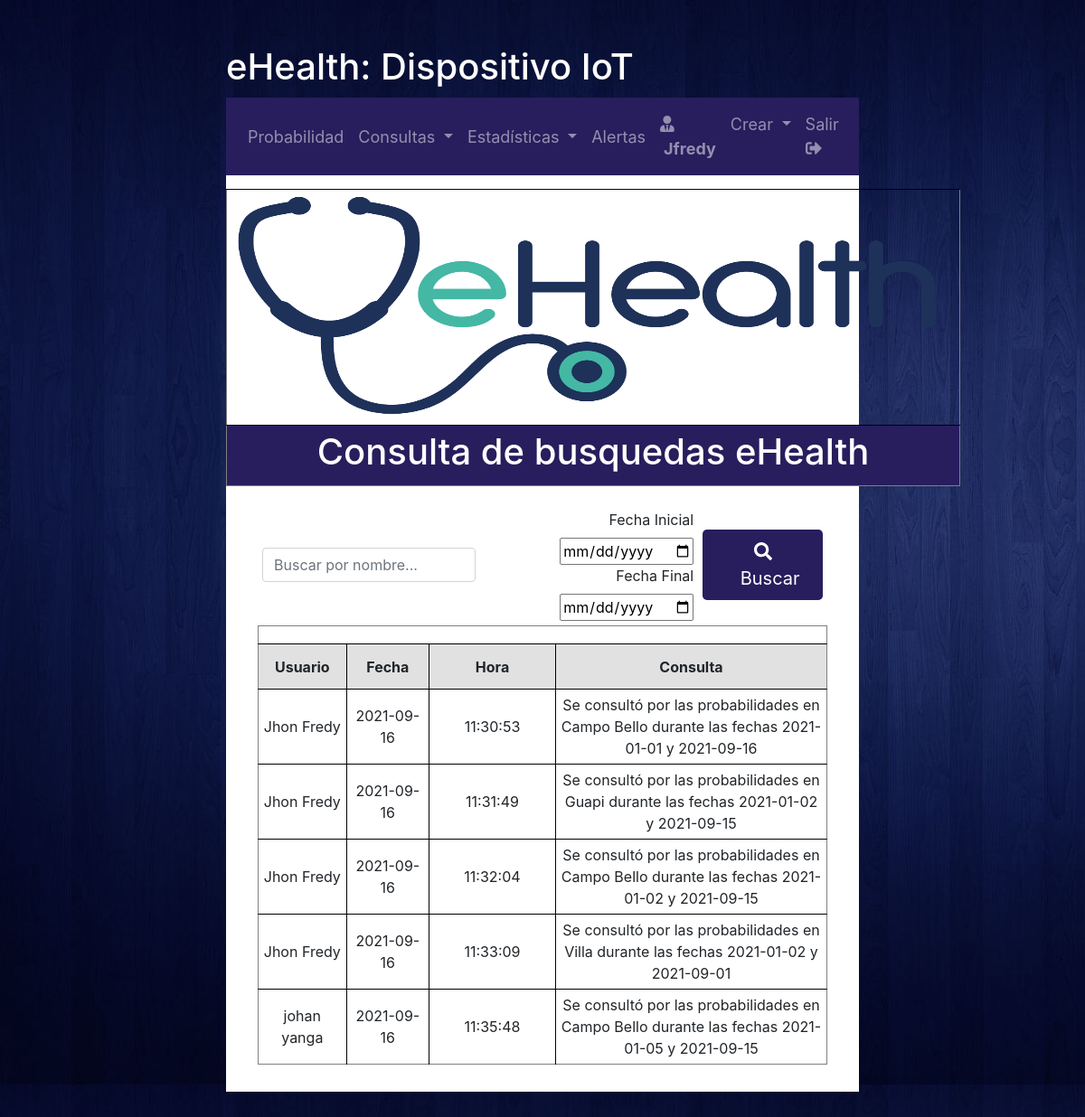
Before: /interfaces/consultas/consultas.php (signed in) with the older database file.
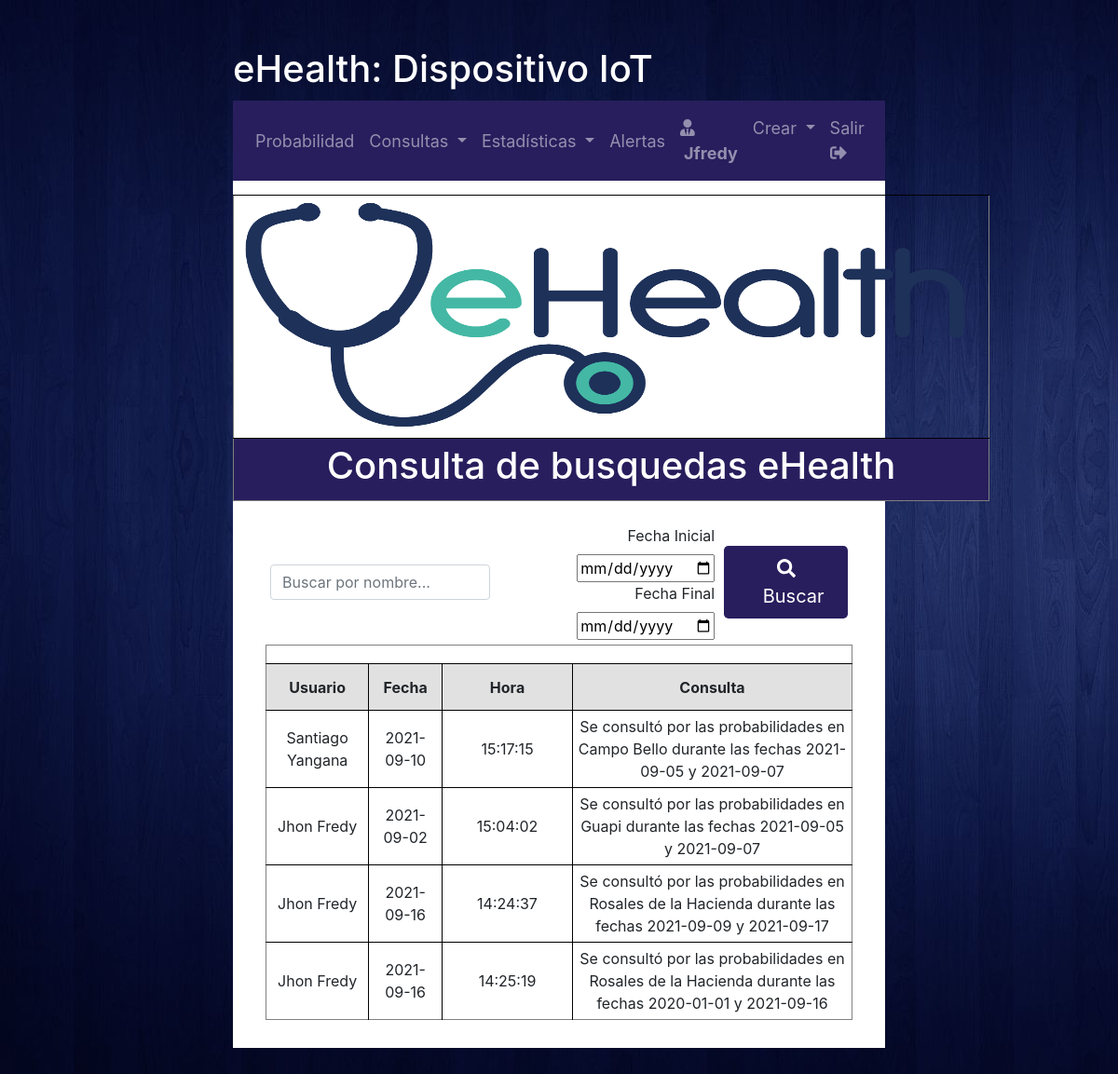
After: the same page with the newer database file.
### tables this page shows
CREATE TABLE `datos_consultas` (
  `id` int(11) NOT NULL,
  `id_usuario` int(11) NOT NULL,
  `fecha` date NOT NULL,
  `hora` varchar(20) NOT NULL,
  `fecha_inicial_consulta` date NOT NULL,
  `fecha_final_consulta` date NOT NULL,
  `id_tarjeta_consulta` int(11) NOT NULL
);

CREATE TABLE `datos_usuarios` (
  `id` int(11) NOT NULL,
  `nombre_completo` varchar(60) NOT NULL,
  `identificacion` varchar(16) NOT NULL,
  `direccion` varchar(60) NOT NULL,
  `login` varchar(20) NOT NULL,
  `passwd` varchar(50) NOT NULL,
  `tipo_usuario` int(11) NOT NULL
);

CREATE TABLE `datos_dispositivos` (
  `id_tarjeta` int(11) NOT NULL,
  `estado` int(11) NOT NULL,
  `ubicacion` varchar(50) NOT NULL,
  `propietario` varchar(50) NOT NULL
);

### interfaces/consultas/consultas.php (the view, shortened to what the rows shown need)
<!DOCTYPE html>
<html lang="es">
    <head>
    </head>
    <body background="/ehealth/static/img/background.jpg">
        <h1 id="home-title">eHealth: Dispositivo IoT</h1>
        <div id="home">
            <div id="page-content">
                <table width="80%" align=center cellpadding=5 border=1>
                    <tr>
                        <td valign="center" align=center width=100% colspan=6 bgcolor="#281E5D">
                            <h1>
                                <font color=white>Consulta de busquedas eHealth</font>
                            </h1>
                        </td>
                    </tr>
                </table>
                <table width="90%" align=center cellpadding=5 border=1>
                    <tr>
                        <?php
                            $mysqli = new mysqli($host, $user, $pw, $db);
                            if (isset($_POST["submit"])) {
                                $nombre_buscar=$_POST["nombre_buscar"];
                                $fecha_ini_buscar=$_POST["fecha_ini_buscar"];
                                $fecha_fin_buscar=$_POST["fecha_fin_buscar"];
                                if ($nombre_buscar==null && $fecha_ini_buscar==null && $fecha_fin_buscar==null) {
                        ?>
                                    <tr height=20>
                                    </tr>
                                    <tr>
                                        <td valign="center" align=center bgcolor="#E1E1E1" colspan=6>
                                            <b>No se puede realizar búsqueda - Por favor ingrese un valor</b>
                                        </td>
                                    </tr>
                                    <tr height=20>
                                    </tr>
                                    <tr height=50>
                                        <td valign="center" align=center bgcolor="#E1E1E1">
                                            <b>Usuario</b>
                                        </td>
                                        <td valign="center" align=center bgcolor="#E1E1E1">
                                            <b>Fecha</b>
                                        </td>
                                        <td valign="center" align=center bgcolor="#E1E1E1">
                                            <b>Hora</b>
                                        </td>
                                        <td valign="center" align=center bgcolor="#E1E1E1" width=300>
                                            <b>Consulta</b>
                                        </td>
                                <?php
                                    $sql1 = "SELECT * from datos_usuarios";
                                    $result1 = $mysqli->query($sql1);
                                    $sql2 = "SELECT datos_usuarios.nombre_completo, fecha, hora, fecha_inicial_consulta, fecha_final_consulta, datos_dispositivos.ubicacion from datos_consultas JOIN datos_usuarios ON datos_consultas.id_usuario = datos_usuarios.id JOIN datos_dispositivos ON datos_consultas.id_tarjeta_consulta = datos_dispositivos.id_tarjeta";
                                    $result2 = $mysqli->query($sql2);
                                    while ($row1 = $result2->fetch_array(MYSQLI_NUM)) {
                                        $nombre_usuario = $row1[0];
                                        $fecha = $row1[1];
                                        $hora = $row1[2];
                                        $fecha_ini = $row1[3];
                                        $fecha_fin = $row1[4];
                                        $ubicacion = $row1[5];
                                ?>
                                    <tr height=60>
                                        <td valign="center" align=center>
                                            <?php echo $nombre_usuario; ?>
                                        </td>
                                        <td valign="center" align=center>
                                            <?php echo $fecha; ?>
                                        </td>
                                        <td valign="center" align=center width=140>
                                            <?php echo $hora; ?>
                                        </td>
                                        <td valign="center" align=center width=80>
                                            Se consultó por las probabilidades en <?php echo $ubicacion; ?> durante las fechas <?php echo $fecha_ini; ?> y <?php echo $fecha_fin; ?>
                                        </td>
                                <?php
                                }
                            }else{
                                ?>
                            </tr>
                                    <?php
                                        if($fecha_ini_buscar!=null && $fecha_fin_buscar!=null){
                                        $sql5 = "SELECT datos_usuarios.nombre_completo, fecha, hora, fecha_inicial_consulta, fecha_final_consulta, datos_dispositivos.ubicacion from datos_consultas JOIN datos_usuarios ON datos_consultas.id_usuario = datos_usuarios.id JOIN datos_dispositivos ON datos_consultas.id_tarjeta_consulta = datos_dispositivos.id_tarjeta WHERE fecha >= '$fecha_ini_buscar' AND fecha <= '$fecha_fin_buscar' ORDER BY fecha";
                                        $result5=$mysqli->query($sql5);
                                        $row5 = $result5->fetch_array(MYSQLI_NUM);
                                            if($row5 == NULL){
                                                $sql1 = "SELECT datos_usuarios.nombre_completo, fecha, hora, fecha_inicial_consulta, fecha_final_consulta, datos_dispositivos.ubicacion from datos_consultas JOIN datos_usuarios ON datos_consultas.id_usuario = datos_usuarios.id JOIN datos_dispositivos ON datos_consultas.id_tarjeta_consulta = datos_dispositivos.id_tarjeta";
                                    ?>
                                                <tr height=20>
                                                </tr>
                                                 <tr>
                                                    <td valign="center" align=center bgcolor="#E1E1E1" colspan=6>
                                                        <b>No hay consultas realizadas entre <?php echo $fecha_ini_buscar?> y <?php echo $fecha_fin_buscar?></b>
                                                    </td>
                                                </tr>
                                    <?php
                                            }else{
                                            $sql1 = "SELECT datos_usuarios.nombre_completo, fecha, hora, fecha_inicial_consulta, fecha_final_consulta, datos_dispositivos.ubicacion from datos_consultas JOIN datos_usuarios ON datos_consultas.id_usuario = datos_usuarios.id JOIN datos_dispositivos ON datos_consultas.id_tarjeta_consulta = datos_dispositivos.id_tarjeta WHERE fecha >= '$fecha_ini_buscar' AND fecha <= '$fecha_fin_buscar' ORDER BY fecha";
                                            }
                                    }else{
                                        $sql1 = "SELECT datos_usuarios.nombre_completo, fecha, hora, fecha_inicial_consulta, fecha_final_consulta, datos_dispositivos.ubicacion from datos_consultas JOIN datos_usuarios ON datos_consultas.id_usuario = datos_usuarios.id JOIN datos_dispositivos ON datos_consultas.id_tarjeta_consulta = datos_dispositivos.id_tarjeta";
                                        if($nombre_buscar==null){
                                    ?>
                                        <tr>
                                            <td valign="center" align=center bgcolor="#E1E1E1" colspan=6>
                                                <b>ERROR: Las dos fechas son requeridas</b>
                                            </td
                                        </tr>
                                    <?php
                                        }
                                    }
                                    if($nombre_buscar!=null){
                                        $sql5 = "SELECT datos_usuarios.nombre_completo, fecha, hora, fecha_inicial_consulta, fecha_final_consulta, datos_dispositivos.ubicacion from datos_consultas JOIN datos_usuarios ON datos_consultas.id_usuario = datos_usuarios.id JOIN datos_dispositivos ON datos_consultas.id_tarjeta_consulta = datos_dispositivos.id_tarjeta WHERE datos_usuarios.nombre_completo LIKE '%$nombre_buscar%'";
                                        $result5=$mysqli->query($sql5);
                                        $row5 = $result5->fetch_array(MYSQLI_NUM);
                                            if($row5 == NULL){
                                                $sql1 = "SELECT datos_usuarios.nombre_completo, fecha, hora, fecha_inicial_consulta, fecha_final_consulta, datos_dispositivos.ubicacion from datos_consultas JOIN datos_usuarios ON datos_consultas.id_usuario = datos_usuarios.id JOIN datos_dispositivos ON datos_consultas.id_tarjeta_consulta = datos_dispositivos.id_tarjeta";
                                                ?>
                                                <tr>
                                                   <td valign="center" align=center bgcolor="#E1E1E1" colspan=6>
                                                       <b>No hay consultas realizadas por usuarios con un nombre similar a: <?php echo $nombre_buscar?></b>
                                                   </td>
                                               </tr>
                                   <?php
                                            }else{
                                            $sql1 = "SELECT datos_usuarios.nombre_completo, fecha, hora, fecha_inicial_consulta, fecha_final_consulta, datos_dispositivos.ubicacion from datos_consultas JOIN datos_usuarios ON datos_consultas.id_usuario = datos_usuarios.id JOIN datos_dispositivos ON datos_consultas.id_tarjeta_consulta = datos_dispositivos.id_tarjeta WHERE datos_usuarios.nombre_completo LIKE '%$nombre_buscar%'";
                                            }
                                    }
                                    ?>
                                    <!-- <tr height=20>
                                    </tr> -->
                                    <tr height=50>
                                        <td valign="center" align=center bgcolor="#E1E1E1">
                                            <b>Usuario</b>
                                        </td>
                                        <td valign="center" align=center bgcolor="#E1E1E1">
                                            <b>Fecha</b>
                                        </td>
                                        <td valign="center" align=center bgcolor="#E1E1E1">
                                            <b>Hora</b>
                                        </td>
                                        <td valign="center" align=center bgcolor="#E1E1E1" width=300>
                                            <b>Consulta</b>
                                        </td>
                                    <?php
                                    $result3 = $mysqli->query($sql1);
                                    while ($row1 = $result3->fetch_array(MYSQLI_NUM)) {
                                        $nombre_usuario = $row1[0];
                                        $fecha = $row1[1];
                                        $hora = $row1[2];
                                        $fecha_ini = $row1[3];
                                        $fecha_fin = $row1[4];
                                        $ubicacion = $row1[5];
                                    ?>
                                        <tr>
                                            <td valign="center" align=center>
                                                <?php echo $nombre_usuario; ?>
                                            </td>
                                            <td valign="center" align=center>
                                                <?php echo $fecha; ?>
                                            </td>
                                            <td valign="center" align=center width=140>
                                                <?php echo $hora; ?>
                                            </td>
                                            <td valign="center" align=center width=80>
                                                Se consultó por las probabilidades en <?php echo $ubicacion; ?> durante las fechas <?php echo $fecha_ini; ?> y <?php echo $fecha_fin; ?>
                                            </td>
                                        </tr>
                                <?php } ?>
                                    </table>
                                    <table border=0>
                                        <tr height=20>
                                        </tr>
                                    </table>
                            <table width="90%" align=center cellpadding=5 border=0>
                                <tr>
                                    <td style="border: none;" valign="center" align=left colspan=3>
                                        <a class="btn btn-lg" style="background-color:#281E5D; color:white" href="/ehealth/interfaces/consultas/consultas.php" role="button">
                                            <i class="fas fa-angle-double-left"></i>
                                            <span class="pl-3">Volver</span>
                                        </a>
                                    </td>
                                </tr>
                                <tr height=20>
                                </tr>
                            <?php }
                            }else{ ?>
                            <tr height=50>
                        <?php
                            $sql2 = "SELECT datos_usuarios.nombre_completo, fecha, hora, fecha_inicial_consulta, fecha_final_consulta, datos_dispositivos.ubicacion from datos_consultas JOIN datos_usuarios ON datos_consultas.id_usuario = datos_usuarios.id JOIN datos_dispositivos ON datos_consultas.id_tarjeta_consulta = datos_dispositivos.id_tarjeta";
                            $result2 = $mysqli->query($sql2);
                            while ($row1 = $result2->fetch_array(MYSQLI_NUM)) {
                                $nombre_usuario = $row1[0];
                                $fecha = $row1[1];
                                $hora = $row1[2];
                                $fecha_ini = $row1[3];
                                $fecha_fin = $row1[4];
                                $ubicacion = $row1[5];
                        ?>
                            <tr height=60>
                                <td valign="center" align=center>
                                    <?php echo $nombre_usuario; ?>
                                </td>
                                <td valign="center" align=center>
                                    <?php echo $fecha; ?>
                                </td>
                                <td valign="center" align=center width=140>
                                    <?php echo $hora; ?>
                                </td>
                                <td valign="center" align=center width=80>
                                    Se consultó por las probabilidades en <?php echo $ubicacion; ?> durante las fechas <?php echo $fecha_ini; ?> y <?php echo $fecha_fin; ?>
                                </td>
                        <?php } ?>
                    </tr>
                    <?php } ?>
                </table>
            </div>
        </div>
    </body>
</html>

Changed rows visible on the page:
removed datos_consultas: datos_usuarios.nombre_completo "Jhon Fredy", fecha "2021-09-16", hora "11:31:49", datos_dispositivos.ubicacion "Guapi", fecha_inicial_consulta "2021-01-02", fecha_final_consulta "2021-09-15"
removed datos_consultas: datos_usuarios.nombre_completo "Jhon Fredy", fecha "2021-09-16", hora "11:32:04", datos_dispositivos.ubicacion "Campo Bello", fecha_inicial_consulta "2021-01-02", fecha_final_consulta "2021-09-15"
removed datos_consultas: datos_usuarios.nombre_completo "Jhon Fredy", fecha "2021-09-16", hora "11:33:09", datos_dispositivos.ubicacion "Villa", fecha_inicial_consulta "2021-01-02", fecha_final_consulta "2021-09-01"
removed datos_consultas: datos_usuarios.nombre_completo "johan yanga", fecha "2021-09-16", hora "11:35:48", datos_dispositivos.ubicacion "Campo Bello", fecha_inicial_consulta "2021-01-05", fecha_final_consulta "2021-09-15"
changed datos_consultas "Campo Bello": id_usuario.nombre_completo "Jhon Fredy" → "Santiago Yangana"; fecha "2021-09-16" → "2021-09-10"; hora "11:30:53" → "15:17:15"; fecha_inicial_consulta "2021-01-01" → "2021-09-05"; fecha_final_consulta "2021-09-16" → "2021-09-07"
added datos_consultas: id_usuario.nombre_completo "Jhon Fredy", fecha "2021-09-02", hora "15:04:02", id_tarjeta_consulta.ubicacion "Guapi", fecha_inicial_consulta "2021-09-05", fecha_final_consulta "2021-09-07"
added datos_consultas: id_usuario.nombre_completo "Jhon Fredy", fecha "2021-09-16", hora "14:24:37", id_tarjeta_consulta.ubicacion "Rosales de la Hacienda", fecha_inicial_consulta "2021-09-09", fecha_final_consulta "2021-09-17"
added datos_consultas: id_usuario.nombre_completo "Jhon Fredy", fecha "2021-09-16", hora "14:25:19", id_tarjeta_consulta.ubicacion "Rosales de la Hacienda", fecha_inicial_consulta "2020-01-01", fecha_final_consulta "2021-09-16"
